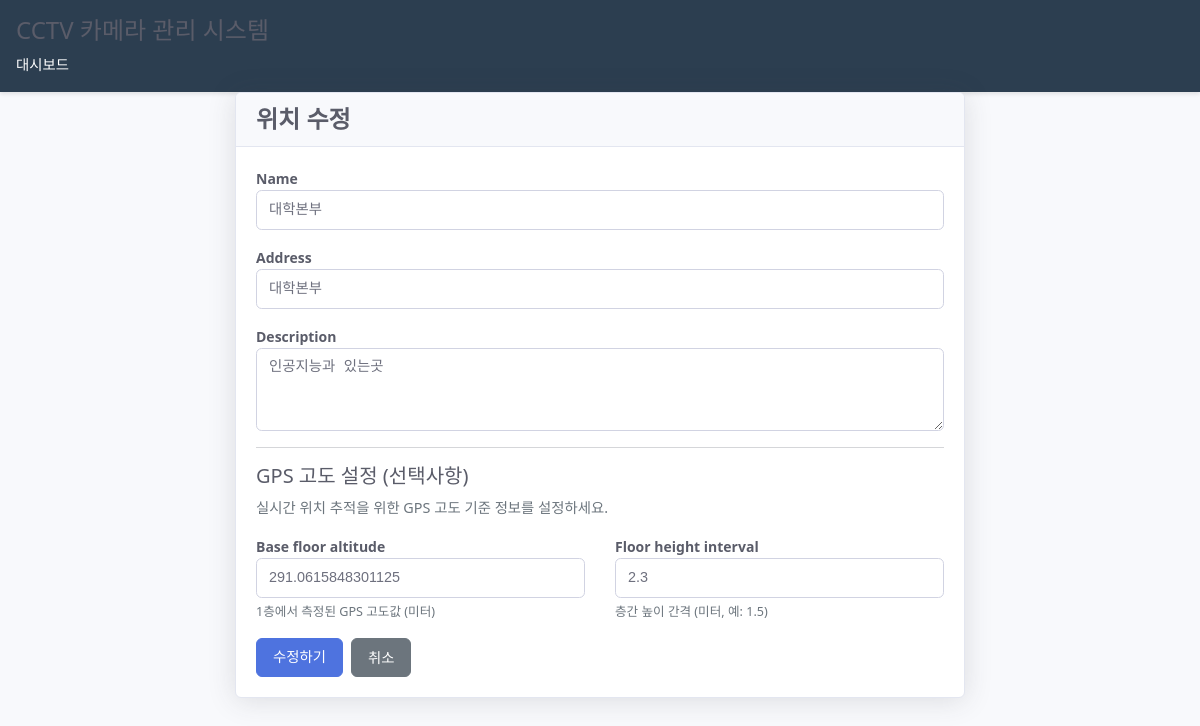
The app's page /map/locations/3/edit/ (signed in) with its own data.
### map/models.py (models this page shows, shortened)
class Location(models.Model):
    name = models.CharField(max_length=100, help_text="건물명 (예: 대학본부, 공학관)")
    address = models.CharField(max_length=200, blank=True, help_text="주소")
    description = models.TextField(blank=True, help_text="설명")
    base_floor_altitude = models.FloatField(
        null=False, blank=False,
        help_text="1층 기준 GPS 고도 (미터, 예: 100.0)"
    )
    floor_height_interval = models.FloatField(
        null=False, blank=False,
        help_text="층간 높이 간격 (미터, 예: 1.5)"
    )
    created_at = models.DateTimeField(auto_now_add=True)
    class Meta:
        verbose_name = "위치"
        verbose_name_plural = "위치들"
        ordering = ['name']

### map/views.py (the view, shortened to what this page needs)
# urls.py: path('locations/<int:pk>/edit/', views.LocationUpdateView.as_view(), name='location_edit'),
@method_decorator(login_required, name='dispatch')
class LocationUpdateView(UpdateView):
    model = Location
    form_class = LocationForm
    template_name = 'map/location_form.html'
    success_url = reverse_lazy('map:location_list')

### map/forms.py (shortened to what this page needs)
class LocationForm(forms.ModelForm):
    class Meta:
        model = Location
        fields = ['name', 'address', 'description', 'base_floor_altitude', 'floor_height_interval']
        widgets = {
            'name': forms.TextInput(attrs={'class': 'form-control', 'placeholder': '위치명을 입력하세요'}),
            'address': forms.TextInput(attrs={'class': 'form-control', 'placeholder': '주소를 입력하세요 (선택사항)'}),
            'description': forms.Textarea(attrs={'class': 'form-control', 'rows': 3, 'placeholder': '설명을 입력하세요 (선택사항)'}),
            'base_floor_altitude': forms.NumberInput(attrs={
                'class': 'form-control',
                'step': '0.1',
                'placeholder': '예: 100.0 (미터)'
            }),
            'floor_height_interval': forms.NumberInput(attrs={
                'class': 'form-control',
                'step': '0.1',
                'placeholder': '예: 1.5 (미터)'
            })
        }

### map/templates/map/location_form.html (shortened to what this page needs)
{% extends 'map/base.html' %}
{% load static %}
{% block extra_css %}
<link rel="stylesheet" href="{% static 'map/css/map_admin.css' %}">
{% endblock %}
{% block content %}
<div class="container">
    <div class="row justify-content-center">
        <div class="col-md-8">
            <div class="card">
                <div class="card-header">
                    <h4>{% if object %}위치 수정{% else %}새 위치 추가{% endif %}</h4>
                </div>
                <div class="card-body">
                    <form method="post">
                        <div class="mb-3">
                            <label for="{{ form.name.id_for_label }}" class="form-label">{{ form.name.label }}</label>
                            {{ form.name }}
                        </div>
                        <div class="mb-3">
                            <label for="{{ form.address.id_for_label }}" class="form-label">{{ form.address.label }}</label>
                            {{ form.address }}
                        </div>
                        <div class="mb-3">
                            <label for="{{ form.description.id_for_label }}" class="form-label">{{ form.description.label }}</label>
                            {{ form.description }}
                        </div>
                        <hr>
                        <h5>GPS 고도 설정 (선택사항)</h5>
                        <p class="text-muted">실시간 위치 추적을 위한 GPS 고도 기준 정보를 설정하세요.</p>
                        <div class="row">
                            <div class="col-md-6">
                                <div class="mb-3">
                                    <label for="{{ form.base_floor_altitude.id_for_label }}" class="form-label">{{ form.base_floor_altitude.label }}</label>
                                    {{ form.base_floor_altitude }}
                                    <div class="form-text">1층에서 측정된 GPS 고도값 (미터)</div>
                                </div>
                            </div>
                            <div class="col-md-6">
                                <div class="mb-3">
                                    <label for="{{ form.floor_height_interval.id_for_label }}" class="form-label">{{ form.floor_height_interval.label }}</label>
                                    {{ form.floor_height_interval }}
                                    <div class="form-text">층간 높이 간격 (미터, 예: 1.5)</div>
                                </div>
                            </div>
                        </div>
                        <div class="d-flex gap-2">
                            <button type="submit" class="btn btn-primary">
                                {% if object %}수정하기{% else %}추가하기{% endif %}
                            </button>
                            <a href="{% url 'map:location_list' %}" class="btn btn-secondary">취소</a>
                        </div>
                    </form>
                </div>
            </div>
        </div>
    </div>
</div>
{% endblock %}

### CCTV/static/css/CCTV_style.css (style rules this page uses)
:root { --primary-color: #2c3e50; --success-color: #27ae60; --danger-color: #e74c3c; --bg-color: #f4f4f4; --card-bg: #ffffff; --text-color: #333333; --border-color: #dddddd; }
* { margin: 0; padding: 0; box-sizing: border-box; }
body { font-family: -apple-system, BlinkMacSystemFont, 'Segoe UI', Roboto, Arial, sans-serif; background-color: var(--bg-color); color: var(--text-color); line-height: 1.6; }
.container { max-width: 1200px; margin: 0 auto; padding: 2rem 1rem; }
.btn { display: inline-block; padding: 0.5rem 1rem; border: none; border-radius: 4px; background-color: var(--primary-color); color: white; cursor: pointer; text-decoration: none; font-size: 0.9rem; transition: background-color 0.3s; }
.btn-primary { background-color: var(--success-color); }

### map/static/map/css/map_admin.css (style rules this page uses)
* { box-sizing: border-box; }
body { font-family: 'Segoe UI', Roboto, -apple-system, BlinkMacSystemFont, sans-serif; line-height: 1.6; color: #5a5c69; background: #f8f9fc; font-size: 0.9rem; }
.container, .container-fluid { max-width: 1140px; margin: 0 auto; padding: 0 15px; }
.row { display: flex; flex-wrap: wrap; margin: 0 -15px; }
.col, .col-md-6, .col-md-8, .col-md-12 { padding: 0 15px; flex: 1; }
.col-md-6 { flex: 0 0 50%; max-width: 50%; }
.col-md-8 { flex: 0 0 66.666667%; max-width: 66.666667%; }
.justify-content-center { justify-content: center; }
.d-flex { display: flex !important; }
.gap-2 { gap: 0.5rem; }
.mb-3 { margin-bottom: 1rem; }
.text-muted { color: #6c757d !important; }
.form-text { font-size: 0.875em; color: #6c757d; margin-top: 0.25rem; }
.card { position: relative; display: flex; flex-direction: column; min-width: 0; word-wrap: break-word; background-color: #fff; background-clip: border-box; border: 1px solid #e3e6f0; border-radius: 0.375rem; box-shadow: 0 0.15rem 1.75rem 0 rgba(58, 59, 69, 0.15); margin-bottom: 1.5rem; }
.card-header { padding: 0.75rem 1.25rem; margin-bottom: 0; background-color: #f8f9fc; border-bottom: 1px solid #e3e6f0; border-top-left-radius: calc(0.375rem - 1px); border-top-right-radius: calc(0.375rem - 1px); }
.card-header h4, .card-header h5 { margin: 0; font-weight: 600; color: #5a5c69; }
.card-body { flex: 1 1 auto; padding: 1.25rem; }
.btn { display: inline-block; padding: 0.5rem 1rem; margin-bottom: 0; font-size: 0.9rem; font-weight: 500; line-height: 1.5; text-align: center; text-decoration: none; vertical-align: middle; cursor: pointer; border: 1px solid transparent; border-radius: 6px; transition: all 0.3s ease; user-select: none; }
.btn-primary { color: #fff; background-color: #4e73df; border-color: #4e73df; }
.btn-secondary { color: #fff; background: #6c757d; border-color: #6c757d; }
.form-control { display: block; width: 100%; padding: 0.5rem 0.75rem; font-size: 0.9rem; font-weight: 400; line-height: 1.5; color: #6e707e; background-color: #fff; background-clip: padding-box; border: 1px solid #d1d3e2; -webkit-appearance: none; -moz-appearance: none; appearance: none; border-radius: 0.35rem; transition: border-color 0.15s ease-in-out, box-shadow 0.15s ease-in-out; }
.form-label { margin-bottom: 0.5rem; font-weight: 600; color: #5a5c69; font-size: 0.875rem; }
textarea.form-control { min-height: calc(1.5em + 1rem + 2px); }
hr { margin: 1rem 0; color: inherit; background-color: currentColor; border: 0; opacity: 0.25; height: 1px; }
h1, h2, h3, h4, h5, h6 { margin-top: 0; margin-bottom: 0.5rem; font-weight: 500; line-height: 1.2; color: #5a5c69; }
h4 { font-size: 1.5rem; }
h5 { font-size: 1.25rem; }
p { margin-top: 0; margin-bottom: 1rem; }

### records on screen
Location: name "대학본부", address "대학본부", description "인공지능과 있는곳", base_floor_altitude "291.0615848301125", floor_height_interval "2.3"
